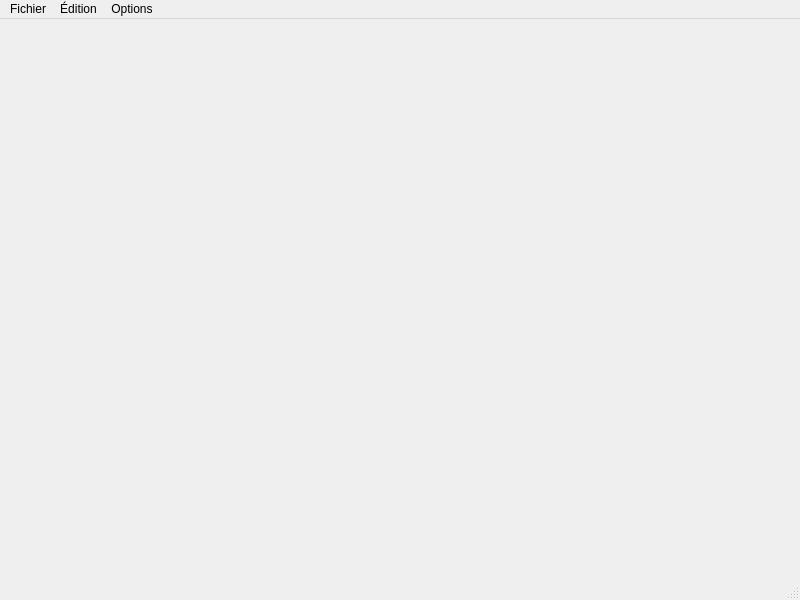
<?xml version="1.0" encoding="UTF-8"?>
<ui version="4.0">
 <class>MainWindow</class>
 <widget class="QMainWindow" name="MainWindow">
  <property name="geometry">
   <rect>
    <x>0</x>
    <y>0</y>
    <width>800</width>
    <height>600</height>
   </rect>
  </property>
  <property name="windowTitle">
   <string>Projet Trésorerie</string>
  </property>
  <property name="windowIcon">
   <iconset>
    <normaloff>../resources/icon.ico</normaloff>../resources/icon.ico</iconset>
  </property>
  <widget class="QWidget" name="centralwidget">
   <layout class="QVBoxLayout" name="verticalLayout"/>
  </widget>
  <widget class="QMenuBar" name="menubar">
   <property name="geometry">
    <rect>
     <x>0</x>
     <y>0</y>
     <width>800</width>
     <height>21</height>
    </rect>
   </property>
   <widget class="QMenu" name="menuFichier">
    <property name="title">
     <string>Fichier</string>
    </property>
    <addaction name="actionNouveau"/>
    <addaction name="actionCharger"/>
    <addaction name="actionSauvegarder"/>
    <addaction name="actionSauvegarderEnTantQue"/>
    <addaction name="separator"/>
    <addaction name="actionFermerSession"/>
    <addaction name="actionQuitter"/>
   </widget>
   <widget class="QMenu" name="menuEdition">
    <property name="title">
     <string>Édition</string>
    </property>
    <addaction name="actionCloturerLivre"/>
    <addaction name="actionGenererBilan"/>
    <addaction name="actionGenererReleve"/>
    <addaction name="actionGenererResultat"/>
   </widget>
   <widget class="QMenu" name="menuOptions">
    <property name="title">
     <string>Options</string>
    </property>
    <addaction name="actionChargementContexteLancement"/>
   </widget>
   <addaction name="menuFichier"/>
   <addaction name="menuEdition"/>
   <addaction name="menuOptions"/>
  </widget>
  <widget class="QStatusBar" name="statusbar"/>
  <action name="actionNouveau">
   <property name="text">
    <string>Nouveau</string>
   </property>
   <property name="shortcut">
    <string>Ctrl+N</string>
   </property>
  </action>
  <action name="actionCharger">
   <property name="text">
    <string>Charger</string>
   </property>
   <property name="shortcut">
    <string>Ctrl+O</string>
   </property>
  </action>
  <action name="actionSauvegarder">
   <property name="enabled">
    <bool>false</bool>
   </property>
   <property name="text">
    <string>Sauvegarder</string>
   </property>
   <property name="shortcut">
    <string>Ctrl+S</string>
   </property>
  </action>
  <action name="actionQuitter">
   <property name="text">
    <string>Quitter</string>
   </property>
   <property name="shortcut">
    <string>Ctrl+Q</string>
   </property>
   <property name="priority">
    <enum>QAction::NormalPriority</enum>
   </property>
  </action>
  <action name="actionSauvegarderEnTantQue">
   <property name="enabled">
    <bool>false</bool>
   </property>
   <property name="text">
    <string>Sauvegarder en tant que</string>
   </property>
  </action>
  <action name="actionFermerSession">
   <property name="enabled">
    <bool>false</bool>
   </property>
   <property name="text">
    <string>Fermer session</string>
   </property>
   <property name="shortcut">
    <string>Ctrl+W</string>
   </property>
  </action>
  <action name="actionGenererBilan">
   <property name="enabled">
    <bool>false</bool>
   </property>
   <property name="text">
    <string>Générer bilan</string>
   </property>
   <property name="shortcut">
    <string>Ctrl+Shift+B</string>
   </property>
  </action>
  <action name="actionGenererReleve">
   <property name="enabled">
    <bool>false</bool>
   </property>
   <property name="text">
    <string>Générer relevé recettes/dépenses</string>
   </property>
   <property name="shortcut">
    <string>Ctrl+Shift+D</string>
   </property>
  </action>
  <action name="actionGenererResultat">
   <property name="enabled">
    <bool>false</bool>
   </property>
   <property name="text">
    <string>Générer résultat</string>
   </property>
   <property name="shortcut">
    <string>Ctrl+Shift+R</string>
   </property>
  </action>
  <action name="actionCloturerLivre">
   <property name="enabled">
    <bool>false</bool>
   </property>
   <property name="text">
    <string>Clôturer le livre</string>
   </property>
   <property name="shortcut">
    <string>Ctrl+Shift+C</string>
   </property>
  </action>
  <action name="actionChargementContexteLancement">
   <property name="checkable">
    <bool>true</bool>
   </property>
   <property name="text">
    <string>Chargement du contexte au lancement</string>
   </property>
  </action>
 </widget>
 <resources/>
 <connections/>
</ui>
